Frame 1 (no input): blank canvas, image omitted
Frame 60 (no input): blank canvas, image omitted
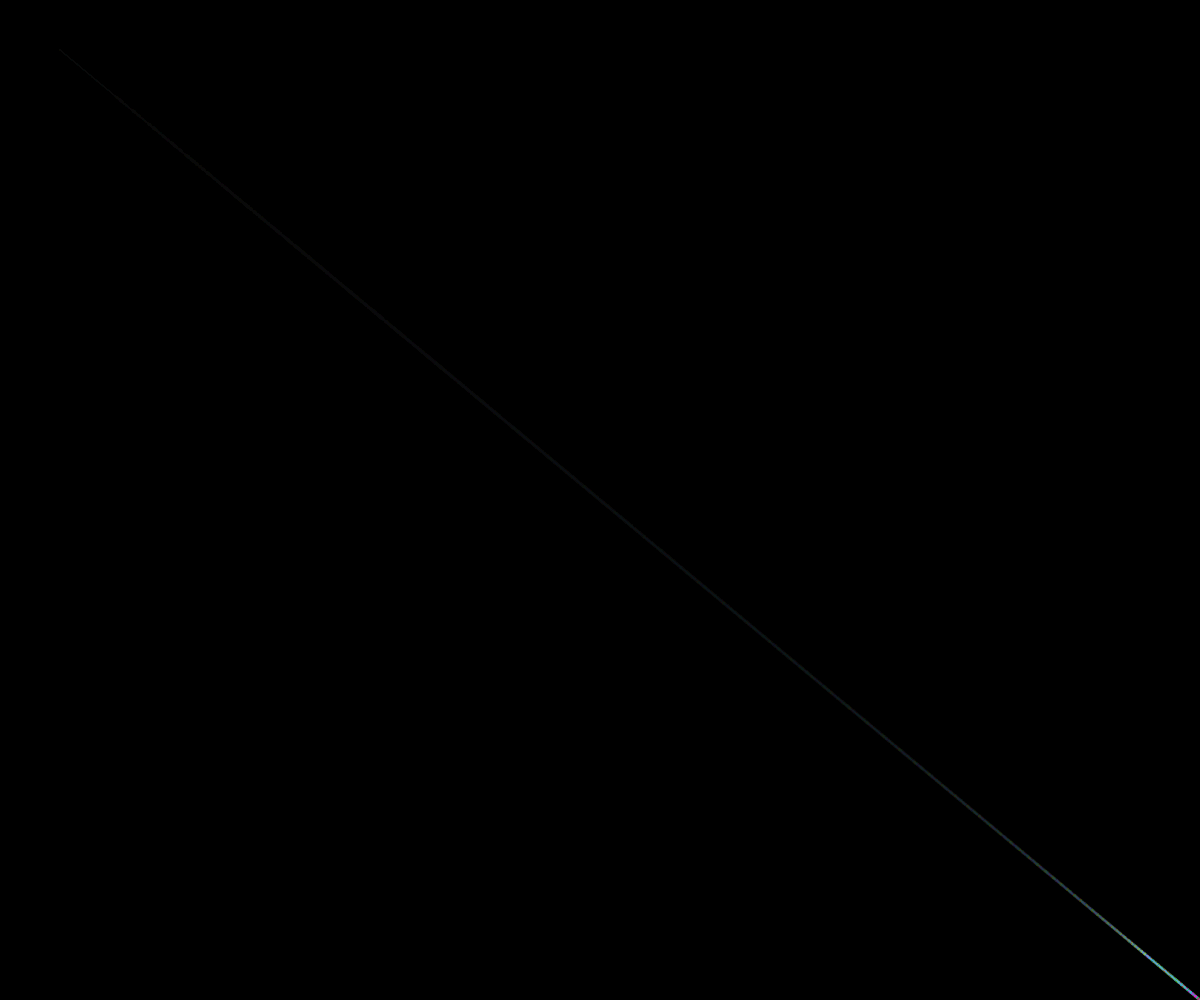
Frame 120 (the mouse pressed at the canvas centre since frame 60)

The p5.js sketch whose frames 1 and 60 were blank and that drew this single picture after the mouse press (run headless with seeded random() and noise() and a simulated clock; from frame 60 on, the mouse is pressed at the canvas centre):

// p5.js sketch
// ── sketch.js
let particles = [];
let trails = [];
let grid = [];
let gridSize = 20;
let maxParticles = 5000;
let particleCount = 0;
let lastX, lastY;
let speedThreshold = 5;

function setup() {
  createCanvas(windowWidth, windowHeight);
  colorMode(HSB, 360, 100, 100, 1);
  background(0);
  lastX = mouseX;
  lastY = mouseY;
  for (let i = 0; i < maxParticles; i++) {
    particles.push({
      x: 0,
      y: 0,
      vx: 0,
      vy: 0,
      age: 0,
      size: random(1, 3),
      hue: random(360),
      sat: random(80, 100),
      bri: random(70, 100),
      alpha: random(0.5, 1)
    });
  }
  for (let i = 0; i < width / gridSize + 1; i++) {
    grid[i] = [];
    for (let j = 0; j < height / gridSize + 1; j++) {
      grid[i][j] = [];
    }
  }
}

function draw() {
  // Clear with slight fade effect
  fill(0, 0, 0, 0.05);
  noStroke();
  rect(0, 0, width, height);

  let dx = mouseX - lastX;
  let dy = mouseY - lastY;
  let speed = sqrt(dx * dx + dy * dy);
  
  // Add new particles
  if (speed > 0.1) {
    let step = max(1, int(speed / 2));
    for (let i = 0; i < step; i++) {
      let t = i / step;
      let x = lerp(lastX, mouseX, t);
      let y = lerp(lastY, mouseY, t);
      
      if (particleCount < maxParticles) {
        let p = particles[particleCount];
        p.x = x;
        p.y = y;
        p.vx = dx * 0.1;
        p.vy = dy * 0.1;
        p.age = 0;
        particleCount++;
      }
    }
  }

  // Update and draw particles
  let totalParticles = min(particleCount, maxParticles);
  
  for (let i = 0; i < totalParticles; i++) {
    let p = particles[i];
    p.x += p.vx;
    p.y += p.vy;
    p.age++;
    
    // Apply some friction
    p.vx *= 0.95;
    p.vy *= 0.95;
    
    // Draw particle with shimmer effect when moving fast
    if (speed > speedThreshold) {
      let shimmer = sin(frameCount * 0.1 + p.age * 0.1) * 20;
      fill(p.hue, p.sat, p.bri, p.alpha);
      noStroke();
      ellipse(p.x, p.y, p.size + shimmer, p.size + shimmer);
    } else {
      fill(p.hue, p.sat, p.bri, p.alpha);
      noStroke();
      ellipse(p.x, p.y, p.size, p.size);
    }
  }

  // Update grid
  for (let i = 0; i < width / gridSize + 1; i++) {
    for (let j = 0; j < height / gridSize + 1; j++) {
      grid[i][j] = [];
    }
  }

  for (let i = 0; i < totalParticles; i++) {
    let p = particles[i];
    let gridX = floor(p.x / gridSize);
    let gridY = floor(p.y / gridSize);
    
    if (gridX >= 0 && gridX < width / gridSize && 
        gridY >= 0 && gridY < height / gridSize) {
      grid[gridX][gridY].push(i);
    }
  }

  // Draw connections between nearby particles
  stroke(200, 50, 80, 0.1);
  noFill();
  beginShape(LINES);
  
  let connectionCount = 0;
  for (let i = 0; i < totalParticles; i++) {
    if (connectionCount > 500) break;
    
    let p1 = particles[i];
    let gridX = floor(p1.x / gridSize);
    let gridY = floor(p1.y / gridSize);
    
    for (let dx = -1; dx <= 1; dx++) {
      for (let dy = -1; dy <= 1; dy++) {
        if (connectionCount > 500) break;
        
        let nx = gridX + dx;
        let ny = gridY + dy;
        
        if (nx >= 0 && nx < width / gridSize && 
            ny >= 0 && ny < height / gridSize) {
          for (let j = 0; j < grid[nx][ny].length; j++) {
            if (connectionCount > 500) break;
            
            let idx = grid[nx][ny][j];
            if (idx !== i) {
              let p2 = particles[idx];
              let d = dist(p1.x, p1.y, p2.x, p2.y);
              
              if (d < 40) {
                vertex(p1.x, p1.y);
                vertex(p2.x, p2.y);
                connectionCount++;
              }
            }
          }
        }
      }
    }
  }
  
  endShape();
  
  lastX = mouseX;
  lastY = mouseY;
}

function windowResized() {
  resizeCanvas(windowWidth, windowHeight);
}
